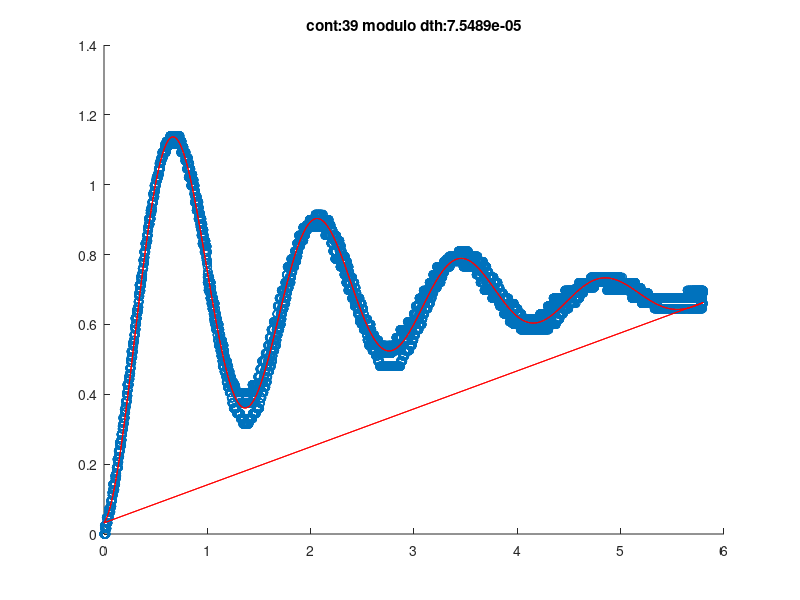

Recreate this plot in MATLAB.
clc
clear
close all

load one_hel.mat;
%x=t2(:); %entrada
%y=y2(:); %saida

x = [t1;t2;t3]; %juntando os dados
y = [y1;y2;y3];

n = 3; %grau da função+1
th = zeros((n*2)-1, 1) + 1j*zeros((n*2)-1, 1); %vetor de parametros
%chutes
th(1) = (rand()*0.5 - 0.25) + 1j*(rand()*0.5 - 0.25);%%th grau 3=[   5.6334;

for i = 1:n-1
    th(2*i) = (rand()*0.5 - 0.25) + 1j*(rand()*0.5 - 0.25);
    th((2*i)+1) = (rand()*0.5 - 0.25) + 1j*(rand()*0.5 - 0.25);
end
alfa = 0.6; %amortecimento
Dmax = 0.8; %valor de saturacao

%criando o modelo
ym = th(1);
for i=1:n-1
  ym = ym + th(2*i)*exp(th((2*i)+1).*x);
endfor

%figura para plotar(th((2*
figure(1)
scatter(x,y);
hold on
h = plot(x,ym,'r');
crit = 1
cont=0
lambda = 1e-3;

while crit == 1
cont=cont+1
dy = y-ym; %erro dy

%criando o jacobiano
J = x.^0;
for i = 1:n-1
J = [J exp(th((2*i)+1).*x) x.*th(2*i).*exp(th((2*i)+1).*x)]; %derivadas das exponenciais
endfor

dth = inv(J'*J + lambda*eye(length(th)))*J'*dy;

%gerando os passos
dth = alfa*dth;

for j=1:length(dth) % para cada um dos elementos
  if (abs(dth(j)) > Dmax) % se o elemento for maior que o limite
  dth(j) = Dmax*dth(j)/abs(dth(j)) % satura o módulo do elemento
  end
end
th = th + dth; %novos thetas

%reconstroi o modelo
ym = th(1);
for i=1:n-1
  ym = ym + th(2*i)*exp(th((2*i)+1).*x);
endfor

%plotando em tempo real
set(h,'YData',real(ym))
title(['cont:',num2str(cont), ' modulo dth:', num2str(norm(dth))]);
drawnow;
%pause(0.02);

%criterios de parada
if norm(dth) < 1e-4 || isnan(dth(1));
  crit = 0;
endif
endwhile

%valor dos thetas do modelo
%%th = [  0.6801 - 0.0000i;
%%  -0.3241 + 0.0061i;
%%  -0.5140 - 4.5059i;
%%  -0.3238 - 0.0063i;
%%  -0.5145 + 4.5055i ]
